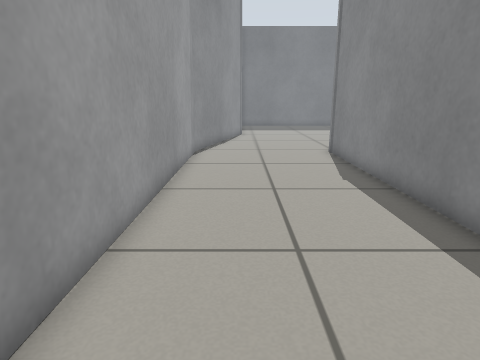
[1] (above)

16 first-person views from a walk through a world built for the Gazebo simulator. The camera is 0.63 m above the floor, tilts 14° down and sees 75° across. The floor is counted in squares, 0.25 m on a side. Each view is taken from the middle of a square. On the plan, view 1 faces up. The plan holds only what a view shows up to about 19 squares ahead; the rest is blank.

[2]
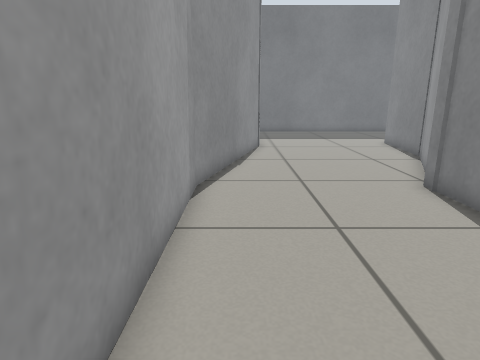

[3]
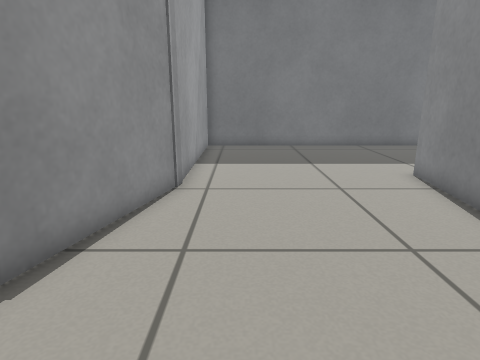

[4]
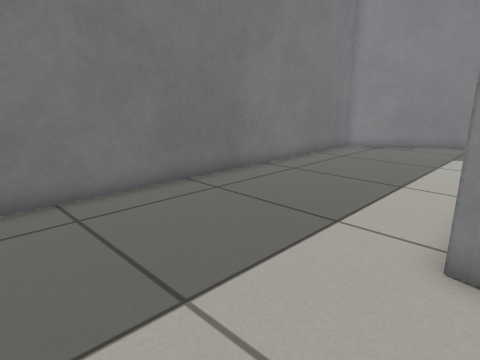

[5]
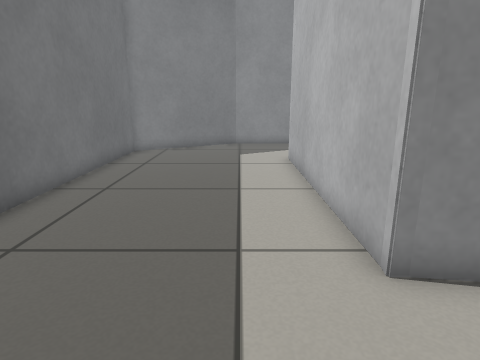

[6]
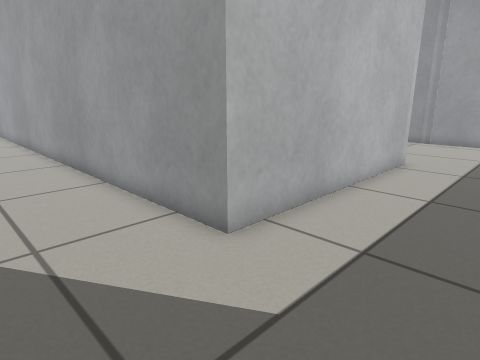

[7]
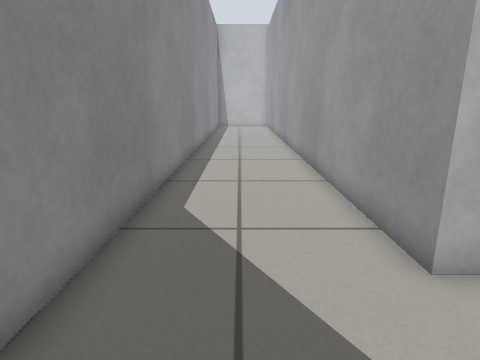

[8]
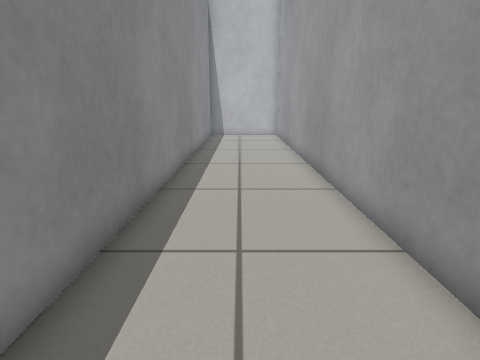

[9]
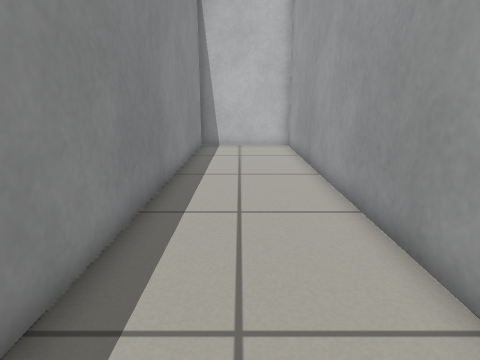

[10]
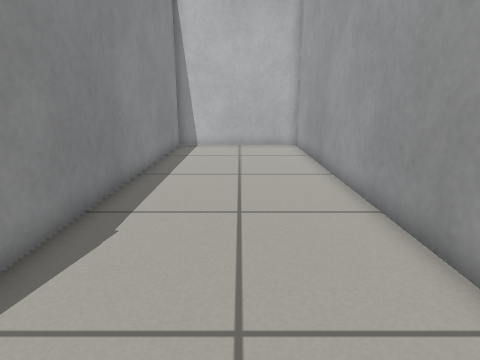

[11]
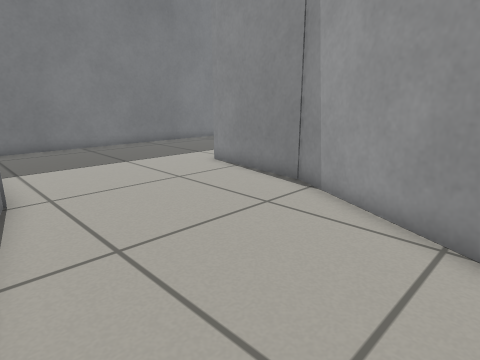

[12]
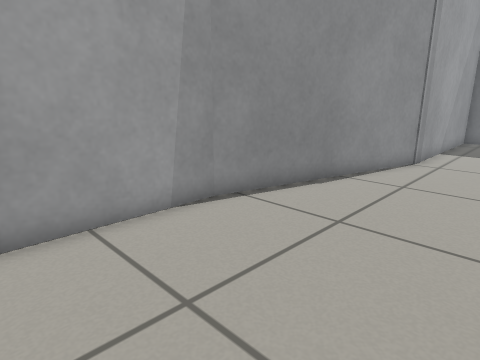

[13]
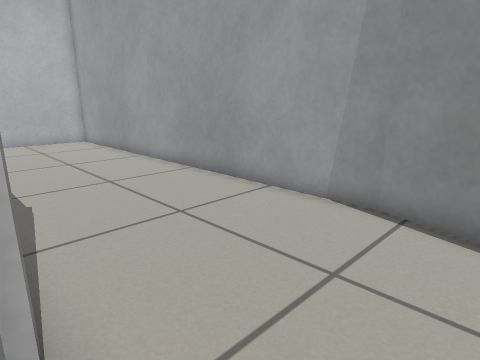

[14]
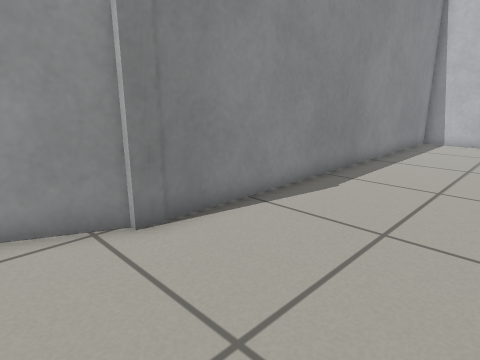

[15]
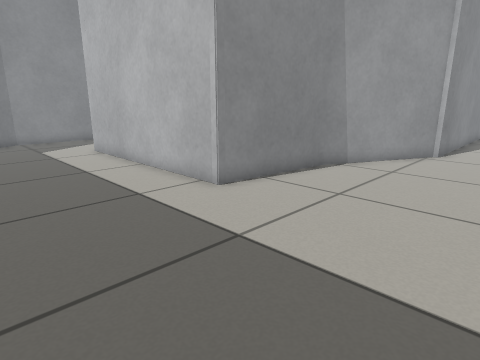

[16]
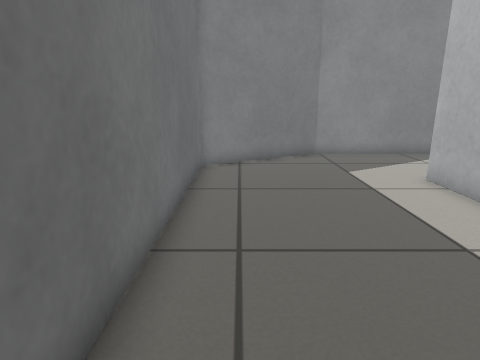

### Floor plan
Points are (right, up) in squares from view 1. A wall is a line through its corners. A room is listed if a view was taken in it or the views show most of it. See-through windows are left out.
Room 1 (views 1, 2, 3, 4, 5, 6, 7, 8, 9, 10, 11, 12, 13, 14, 15, 16)
walls: (4.8, 16.3) (7.5, 21.7) (8.2, 26.8); (8.1, 26.4) (8.1, 26.8) (18.1, 26.8) (18.1, -2.8) (23.3, -2.8) (23.5, 29.2) (20.4, 34.6) (0.1, 34.6) (0.1, 25.1); (0.2, 25.8) (-2.3, 16.3); (-2.3, 16.4) (-2.3, -2.8) (4.6, -2.8) (4.6, 16.4)

Positions as (right, up) in squares from view 1, and headings:
1: (0, 0), facing up
2: (-1, 7), facing up
3: (2, 16), facing up
4: (3, 26), facing up-right
5: (4, 29), facing right
6: (22, 31), facing down-left
7: (21, 31), facing down
8: (21, 22), facing down
9: (21, 16), facing down
10: (1, 16), facing down
11: (-1, 16), facing up-right
12: (4, 11), facing up-left
13: (5, 19), facing down-left
14: (-1, 19), facing down-right
15: (1, 33), facing down-right
16: (8, 33), facing right
